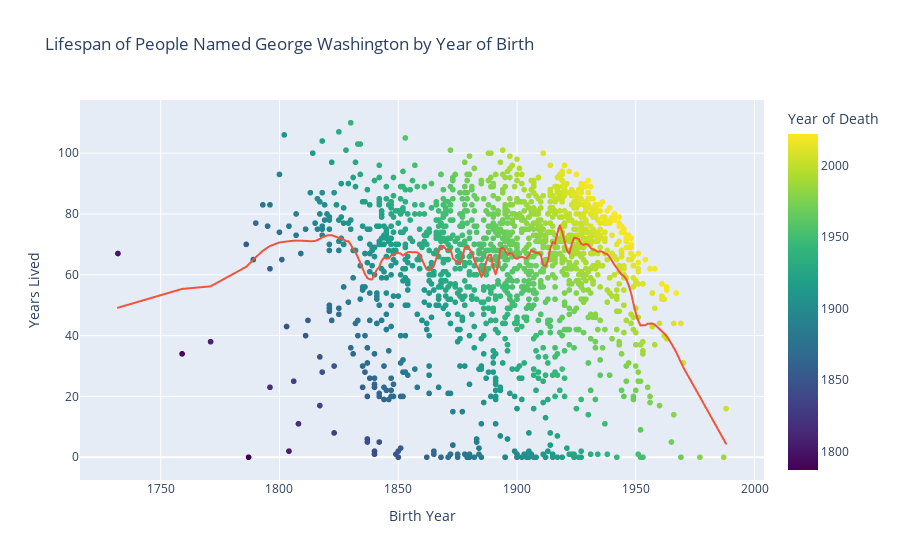

Notebook code for this chart:
### Code cell
# make a scatter plot of lifespan of every birth year
figure = px.scatter(y=dataframe['Lifespan'],
                    x=dataframe['Birth Year'],
                    title="Lifespan of People Named George Washington by Year of Birth",
                    labels={'x':'Birth Year', 'y':'Years Lived', 'color':'Year of Death'}, 
                    color=dataframe['Death Year'],
                    trendline="lowess", trendline_options=dict(frac=0.05))
# change the color 
figure.update_layout(coloraxis = {'colorscale':'viridis'})
figure.show()

### Figure 1 — Plotly figure (JSON) as saved in the notebook; plotly's stock layout.template omitted (floating-point values rounded to 4 significant figures; data arrays with more than 128 entries replaced by an {"elided": "..."} marker saying what was removed)
{"data": [{"hovertemplate": "Birth Year=%{x}<br>Years Lived=%{y}<br>Year of Death=%{marker.color}<extra></extra>", "legendgroup": "", "marker": {"color": {"elided": "1580 int values"}, "coloraxis": "coloraxis", "symbol": "circle"}, "mode": "markers", "name": "", "showlegend": false, "type": "scattergl", "x": {"elided": "1580 int values"}, "xaxis": "x", "y": {"elided": "1580 int values"}, "yaxis": "y"}, {"hovertemplate": "<b>LOWESS trendline</b><br><br>Birth Year=%{x}<br>Years Lived=%{y} <b>(trend)</b><extra></extra>", "legendgroup": "", "marker": {"symbol": "circle"}, "mode": "lines", "name": "", "showlegend": false, "type": "scattergl", "x": {"elided": "1580 int values"}, "xaxis": "x", "y": {"elided": "1580 float values"}, "yaxis": "y"}], "layout": {"coloraxis": {"colorbar": {"title": {"text": "Year of Death"}}, "colorscale": [[0, "#440154"], [0.1111, "#482878"], [0.2222, "#3e4989"], [0.3333, "#31688e"], [0.4444, "#26828e"], [0.5556, "#1f9e89"], [0.6667, "#35b779"], [0.7778, "#6ece58"], [0.8889, "#b5de2b"], [1, "#fde725"]]}, "legend": {"tracegroupgap": 0}, "title": {"text": "Lifespan of People Named George Washington by Year of Birth"}, "xaxis": {"anchor": "y", "domain": [0, 1], "title": {"text": "Birth Year"}}, "yaxis": {"anchor": "x", "domain": [0, 1], "title": {"text": "Years Lived"}}}}
